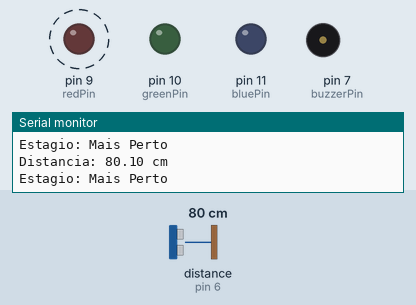
A sketch run on a simulated Arduino Uno, built with avr-gcc and run on an emulated ATmega328P. Parts: output pins drawn as LEDs (lit = HIGH), buzzer (waves = sounding), the last lines printed to the serial monitor. Wiring (inferred from the names in the program): ultrasonic range finder: trigger pin 5; echo pin 6. Dashed ring = blinking. The test bench sets the inputs (shaded band); at power-on: distance to the obstacle (sensor on pin 6) 80 cm. The echo pulse lasts 58.3 µs per cm; pins used as bus, display or sensor lines are not drawn.

Above: at 1.2 s.
1.3 s: distance to the obstacle (sensor on pin 6) set to 23 cm
4.3 s: distance to the obstacle (sensor on pin 6) set to 19 cm
At 5.5 s:
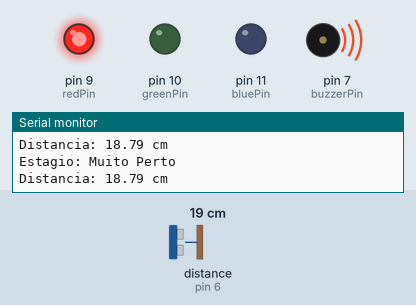
5.8 s: distance to the obstacle (sensor on pin 6) set to 120 cm
At 6.6 s:
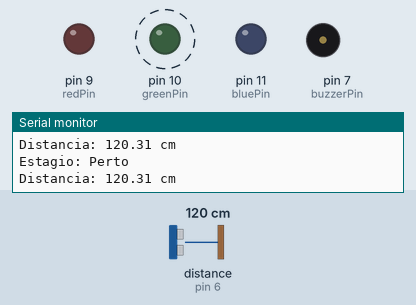
Timing chart, 0 to 14.8 s (numbered marks = the images above; inputs shaded):
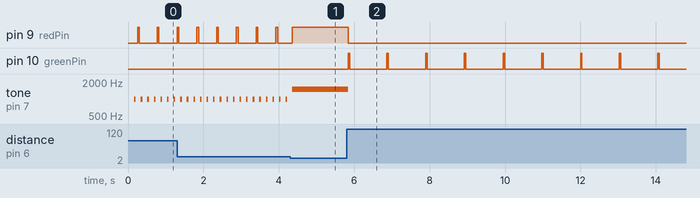

The sketch:

amazing_amur_duup1.ino
```cpp
const int trigPin = 5;
const int echoPin = 6;
const int buzzerPin = 7;
const int redPin = 9;
const int greenPin = 10;
const int bluePin = 11;

const int DISTANCIA_MUITO_LONGE = 200;
const int DISTANCIA_PERTO = 100;
const int DISTANCIA_MAIS_PERTO = 20;

unsigned long previousMillisBlinkGreen = 0;
const long intervalBlinkGreen = 500;

unsigned long previousMillisBlinkRed = 0;
const long intervalBlinkRed = 250;

unsigned long previousMillisBuzzer = 0;
const long intervalBuzzerOn = 100;
const long intervalBuzzerOff = 150;

const int BUZZER_FREQ_INTERMITENTE = 1000;
const int BUZZER_FREQ_CONTINUO = 1500;

bool greenLedState = LOW;
bool redLedState = LOW;
bool buzzerSoundOn = false;

void setup() {
  pinMode(trigPin, OUTPUT);
  pinMode(echoPin, INPUT);

  pinMode(buzzerPin, OUTPUT);
  pinMode(redPin, OUTPUT);
  pinMode(greenPin, OUTPUT);
  pinMode(bluePin, OUTPUT);

  Serial.begin(9600);
  Serial.println("Sensor de Estacionamento Iniciado!");
}

void loop() {
  digitalWrite(trigPin, LOW);
  delayMicroseconds(2);
  digitalWrite(trigPin, HIGH);
  delayMicroseconds(10);
  digitalWrite(trigPin, LOW);

  long duration = pulseIn(echoPin, HIGH);

  float distanceCm = duration / 58.0;

  Serial.print("Distancia: ");
  Serial.print(distanceCm);
  Serial.println(" cm");

  unsigned long currentMillis = millis();

  digitalWrite(redPin, LOW);
  digitalWrite(greenPin, LOW);
  digitalWrite(bluePin, LOW);
  noTone(buzzerPin);
  buzzerSoundOn = false;

  if (distanceCm > DISTANCIA_MUITO_LONGE || distanceCm == 0) {
    digitalWrite(greenPin, HIGH);
    Serial.println("Estagio: Muito Longe");
  } else if (distanceCm > DISTANCIA_PERTO) {
    if (currentMillis - previousMillisBlinkGreen >= intervalBlinkGreen) {
      previousMillisBlinkGreen = currentMillis;
      greenLedState = !greenLedState;
      digitalWrite(greenPin, greenLedState);
    }
    Serial.println("Estagio: Perto");
  } else if (distanceCm > DISTANCIA_MAIS_PERTO) {
    if (currentMillis - previousMillisBlinkRed >= intervalBlinkRed) {
      previousMillisBlinkRed = currentMillis;
      redLedState = !redLedState;
      digitalWrite(redPin, redLedState);
    }

    if (buzzerSoundOn) {
      if (currentMillis - previousMillisBuzzer >= intervalBuzzerOn) {
        noTone(buzzerPin);
        buzzerSoundOn = false;
        previousMillisBuzzer = currentMillis;
      }
    } else {
      if (currentMillis - previousMillisBuzzer >= intervalBuzzerOff) {
        tone(buzzerPin, BUZZER_FREQ_INTERMITENTE);
        buzzerSoundOn = true;
        previousMillisBuzzer = currentMillis;
      }
    }
    Serial.println("Estagio: Mais Perto");
  } else {
    digitalWrite(redPin, HIGH);
    tone(buzzerPin, BUZZER_FREQ_CONTINUO);
    Serial.println("Estagio: Muito Perto");
  }
}
```

Measured:
- the behaviour switches between 21 and 20 cm on distance to the obstacle (sensor on pin 6) (found by bisection; images 0 and 1)
- after the input at 5.8 s, pin 9 (redPin): HIGH → LOW at once; pin 10 (greenPin): alternates HIGH for 0.04 s and LOW for 0.99 s, starting at once; tone on pin 7 (buzzerPin): 1500 Hz → silent at once
- by itself, pin 9 (redPin): alternates HIGH for 0.04 s and LOW for 0.48 s
- by itself, tone on pin 7 (buzzerPin): alternates 1000 Hz for 0.04 s and silent for 0.13 s
